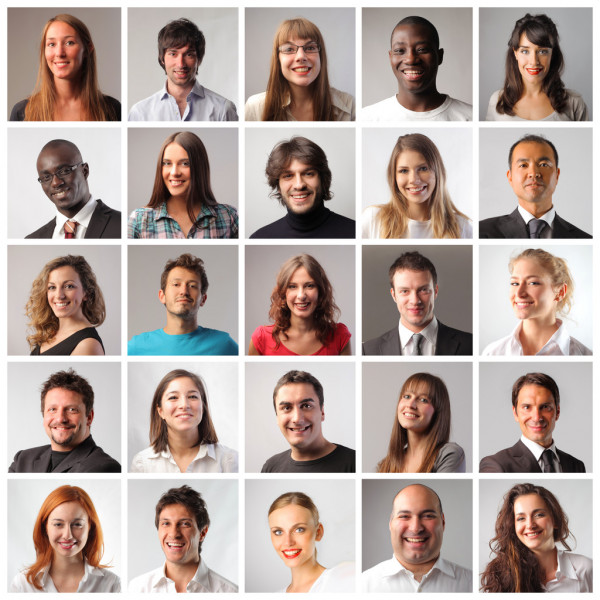
#> input picture faces(1).jpg, 600 x 600 px
$ python main.py --image 'faces(1).jpg'
#> lines starting #> are read from the running program, lines starting #| are printed output that depends on the picture
import argparse
import imutils
import cv2

ap = argparse.ArgumentParser()
ap.add_argument("-i", "--image", type=str, required=True, help="Input image")
ap.add_argument("-c", "--cascade", type=str, help="haar cascade file")
args =vars(ap.parse_args())

print("[INFO] loading face detector...")
detector = cv2.CascadeClassifier(args["cascade"])

image =cv2.imread(args["image"])
#> image is the input picture: shape (600, 600, 3); mean B, G, R 159.7, 165.7, 180.8
image = imutils.resize(image, width=500)
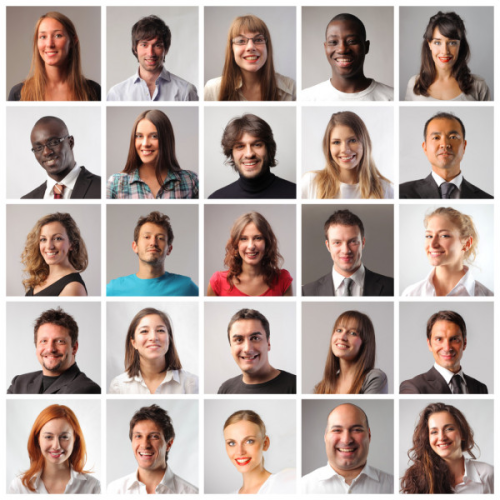
#> image: shape (500, 500, 3); mean B, G, R 159.7, 165.7, 180.8
gray = cv2.cvtColor(image, cv2.COLOR_BGR2GRAY)
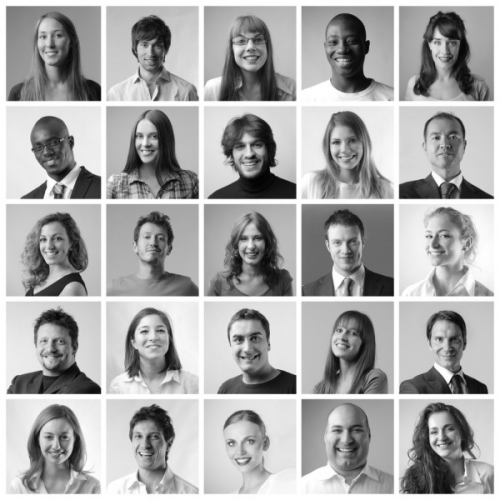
#> gray: shape (500, 500); min 2, max 255, mean 169.5

print("[INFO] performing face detection...")
#> (the run stopped early here; a loop or call above may not have finished)
